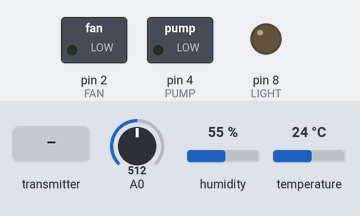
A sketch run on a simulated Arduino Uno, built with avr-gcc and run on an emulated ATmega328P. On the bench: switched loads named in the sketch (green lamp = pin HIGH), output pins drawn as LEDs (lit = HIGH). Inputs (shaded band) come from the test bench; at power-on: temperature 24 °C, A0 = 512, humidity 55 %. No radio packets arrive unless stated.

Above: at 1.2 s.
1.3 s: the transmitter starts sending receivenrf.0 = 0
At 2.5 s:
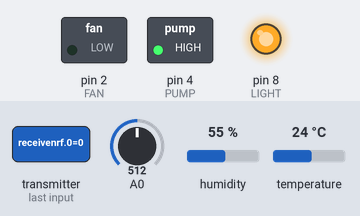
2.8 s: temperature set to 29 °C
5.3 s: temperature set to 32 °C
At 7.3 s:
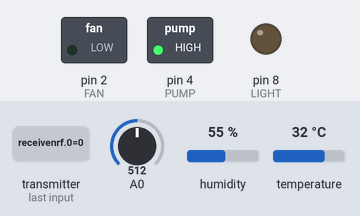
7.6 s: temperature set to 12 °C
At 9.4 s:
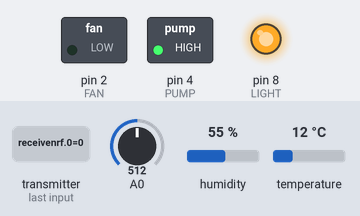
9.7 s: A0 set to 333
11.2 s: A0 set to 302
At 11.6 s:
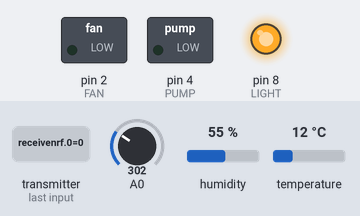
Timing chart, 0 to 13.7 s (numbered marks = the images above; inputs shaded):
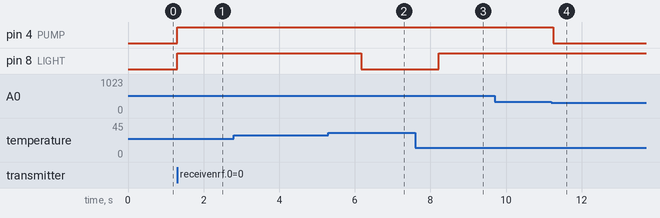

The sketch:

Node.ino
```cpp
#include <SPI.h>
#include <nRF24L01.h>
#include <RF24.h>
#include "Model.h"
#include "DHT.h"

#define DHTPIN 3
#define FAN 2
#define PUMP 4
#define LIGHT 8

const int DHTTYPE = DHT11;
DHT dht(DHTPIN, DHTTYPE);


RF24 radio(9,10); // CE, CSN
const byte diachi[][6] = {"11111","11110"};

byte receivenrf[4];
String text = "";
float mang[3];

Garden garden1 = Garden(0,0,0,0,0,0,0);

void setup() {
  Serial.begin(9600);
  dht.begin();
  pinMode(FAN,OUTPUT);
  pinMode(PUMP,OUTPUT);
  pinMode(LIGHT,OUTPUT);
  pinMode(A0,INPUT);
  //Serial.println("Start Node Module");
  NRFSetup();
}

void loop() {
  if(garden1.getMode() == 1){
    while (1)
    {
      Read_DAD();
      ReadNRF(setThietBiManual);
      if (garden1.getMode() == 0)
      {
        break;
      }

    }
  }
  if (garden1.getMode() == 0)
  {
    while (1)
    {
      Read_DAD();
      ReadNRF(setThietBiAuto);
      if (garden1.getMode() == 1)
      {
        break;
      }
    }
  }


}

void NRFSetup(){
  if (!radio.begin())
  {
    //Serial.println("Module không khởi động được...!!");
  while (1) {}
  }
  radio.openWritingPipe(diachi[0]);
  radio.openReadingPipe(1, diachi[1]);

  radio.setPALevel(RF24_PA_MIN);
  radio.setChannel(80);
  radio.setDataRate(RF24_250KBPS);

  if (!radio.available())
  {
    //Serial.println("CHỜ KẾT NỐI.......");
  }
}

void ReadNRF(void (*setThietBi)()){
  radio.stopListening();
  Read_DHT();
  mang[0] = garden1.getNhietDo();
  mang[1] = garden1.getDoAm();
  mang[2] = garden1.getDoAmDat();
  radio.write(&mang, sizeof(mang));
  delay(10);

  radio.startListening();
  while (!radio.available());
  radio.read(&receivenrf,sizeof(receivenrf));
  //Serial.println((String)((char*)receivenrf));
  XulychuoiNRF(receivenrf);
  setThietBi();
  delay(10);
}

void Read_DHT(){
  garden1.setDoAm(dht.readHumidity());
  garden1.setNhietDo(dht.readTemperature() - 1) ;
}

void Read_DAD(){
  float doAmDat = analogRead(A0);
  garden1.setDoAmDat(map(doAmDat,0,1023,100,0));
}

void XulychuoiNRF(byte* chuoinhanESP){
  garden1.setPump(chuoinhanESP[0]);
  garden1.setFan(chuoinhanESP[1]);
  garden1.setLight(chuoinhanESP[2]);
  garden1.setMode(chuoinhanESP[3]);
}

void setThietBiManual(){
    digitalWrite(PUMP,garden1.getPump() == 1?HIGH : LOW);
    digitalWrite(FAN,garden1.getFan()== 1?HIGH : LOW);
    digitalWrite(LIGHT,garden1.getLight()== 1?HIGH : LOW);
}

void setThietBiAuto(){
  if(garden1.getNhietDo() < 30){
    digitalWrite(LIGHT,HIGH);
    digitalWrite(FAN,LOW);
  }
  else if(garden1.getNhietDo() > 35){
    digitalWrite(LIGHT,LOW);
    digitalWrite(FAN,LOW);
  }
  else{
    digitalWrite(LIGHT,LOW);
    digitalWrite(FAN,LOW);
  }
  if(garden1.getDoAmDat() < 70){
    digitalWrite(PUMP,HIGH);
  }
  else{
    digitalWrite(PUMP,LOW);
  }
}
```

Model.h
```cpp
class Garden
{
private:
  float nhietdo;
  float doam;
  float doamdat;
  bool pump;
  bool fan;
  bool light;
  bool mode;
public:
  Garden(float nhietdo, float doam, float doamdat, bool pump, bool fan, bool light, bool mode){
    this->nhietdo = nhietdo;
    this->doam = doam;
    this->doamdat = doamdat;
    this->fan = fan;
    this->light = light;
    this->pump = pump;
    this->mode = mode;
  }

  void setNhietDo(float nhietdo){
    this->nhietdo = nhietdo;
  }

  void setDoAm(float doam){
    this->doam = doam;
  }

  void setDoAmDat(float doamdat){
    this->doamdat = doamdat;
  }

  void setFan(bool fanStatus){
    if(fanStatus == 1){
      this->fan = 1;
    }
    else if(fanStatus == 0){
      this->fan = 0;
    }
  }

  void setLight(bool lightString){
    if(lightString == 1){
      this->light = 1;
    }
    else if(lightString == 0){
      this->light = 0;
    }
  }

  void setPump(bool pumpString){
    if(pumpString == 1){
      this->pump = 1;
    }
    else if(pumpString == 0){
      this->pump = 0;
    }
  }

  void setMode(bool modeString){
    if(modeString == 1){
      this->mode = 1;
    }
    else if(modeString == 0){
      this->mode = 0;
    }
  }

  float getNhietDo(){
    return nhietdo;
  }

  float getDoAm(){
    return doam;
  }

  float getDoAmDat(){
    return doamdat;
  }

  bool getLight(){
    return light;
  }

  bool getPump(){
    return pump;
  }

  bool getFan(){
    return fan;
  }

  bool getMode(){
    return mode;
  }

  void hienthi(){
    Serial.print("Mode: ");
    Serial.println(mode == 1?"Manual":"Auto");
    Serial.print("Nhiet do: ");
    Serial.println(nhietdo);
    Serial.print("Do am: ");
    Serial.println(doam);
    Serial.print("Do am dat: ");
    Serial.println(doamdat);
    Serial.print("Pump:");
    Serial.println(pump);
    Serial.print("Fan: ");
    Serial.println(fan);
    Serial.print("Light: ");
    Serial.println(light);
  }
};

class  Gate
{
private:
  bool chedo;
  bool maybom;
  float docao;
public:
   Gate(bool chedo,bool maybom, float docao){
     this->chedo = chedo;
     this->maybom = maybom;
     this->docao = docao;
   };

   void setCheDo(String chedoString){
     if(chedoString == "1"){
       this->chedo = 1;
     }
     else if(chedoString == "0"){
       this->chedo = 0;
     }
   }

   void setMayBom(String maybomString){
     if(maybomString == "1"){
       this->maybom  = 1;
     }
     else if(maybomString == "0"){
       this->maybom = 0;
     }
   }

   void setDoCao(float docao){
     this->docao = docao;
   }

   bool getCheDo(){
     return chedo;
   }

   bool getMayBom(){
     return maybom;
   }

   float getDoCao(){
     return docao;
   }

   void hienthi(){
     Serial.println("Gate");
     Serial.print("Che do: ");
     Serial.println(chedo == 1?"Manual":"Auto");
     Serial.print("May bom: ");
     Serial.println(maybom);
     Serial.print("Do cao");
     Serial.println(docao);
   }
};
```

Measured:
- the behaviour switches between 30 and 31 °C on temperature (found by bisection; images 1 and 2)
- the behaviour switches between 318 and 317 on A0 (found by bisection; images 3 and 4)
- after the input at 1.3 s, pin 4 (PUMP), pin 8 (LIGHT): LOW → HIGH at once
- after the input at 2.8 s, every drawn part: stays the same
- after the input at 5.3 s, pin 8 (LIGHT): HIGH → LOW after 0.87 s
- after the input at 7.6 s, pin 8 (LIGHT): LOW → HIGH after 0.62 s
- after the input at 9.7 s, every drawn part: stays the same
- after the input at 11.2 s, pin 4 (PUMP): HIGH → LOW at once
